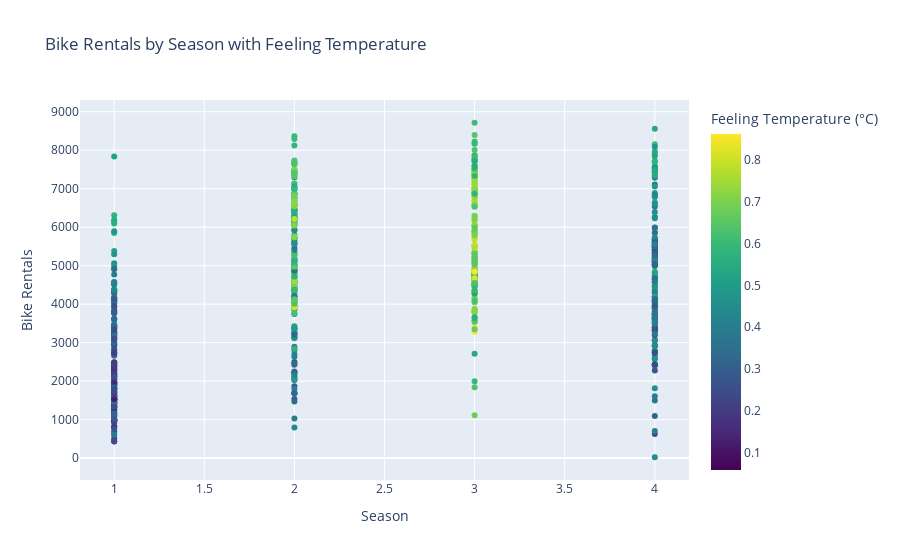

Source (notebook cell):
### Markdown cell above
## Exploratory data analysis

8.  Recreate the following visualization, and interpret it in context of the data. **Hint:** You will need to use one of the variables you created above. The temperature plotted is the feeling temperature. To get a nice title on the color bar I used:

        fig.update_layout(coloraxis_colorbar_title='Feeling Temperature (C)')

![Bike Rental](images/BikeRentalTemp.jpg)

9.  Create a visualization displaying the relationship between bike rentals and season. Interpret the plot in context of the data.

### Code cell
fig = px.scatter(
    DF_raw,  
    x='season',  
    y='cnt', 
    color='temp', 
    title="Bike Rentals by Season with Feeling Temperature", 
    labels={'cnt': 'Bike Rentals', 'season': 'Season'}, 
    color_continuous_scale='Viridis', 
)

fig.update_layout(
    coloraxis_colorbar_title='Feeling Temperature (°C)', 
    xaxis_title="Season", 
    yaxis_title="Bike Rentals", 
)

fig.show()

### Figure 1 — Plotly figure (JSON) as saved in the notebook; plotly's stock layout.template omitted (floating-point values rounded to 4 significant figures; data arrays with more than 128 entries replaced by an {"elided": "..."} marker saying what was removed)
{"data": [{"hovertemplate": "Season=%{x}<br>Bike Rentals=%{y}<br>temp=%{marker.color}<extra></extra>", "legendgroup": "", "marker": {"color": {"elided": "731 float values"}, "coloraxis": "coloraxis", "symbol": "circle"}, "mode": "markers", "name": "", "orientation": "v", "showlegend": false, "type": "scatter", "x": {"elided": "731 int values"}, "xaxis": "x", "y": {"elided": "731 int values"}, "yaxis": "y"}], "layout": {"autosize": true, "coloraxis": {"colorbar": {"title": {"text": "Feeling Temperature (°C)"}}, "colorscale": [[0, "#440154"], [0.1111, "#482878"], [0.2222, "#3e4989"], [0.3333, "#31688e"], [0.4444, "#26828e"], [0.5556, "#1f9e89"], [0.6667, "#35b779"], [0.7778, "#6ece58"], [0.8889, "#b5de2b"], [1, "#fde725"]]}, "legend": {"tracegroupgap": 0}, "title": {"text": "Bike Rentals by Season with Feeling Temperature"}, "xaxis": {"anchor": "y", "autorange": true, "domain": [0, 1], "range": [0.798, 4.202], "title": {"text": "Season"}, "type": "linear"}, "yaxis": {"anchor": "x", "autorange": true, "domain": [0, 1], "range": [-695.3, 9431.0], "title": {"text": "Bike Rentals"}, "type": "linear"}}}
